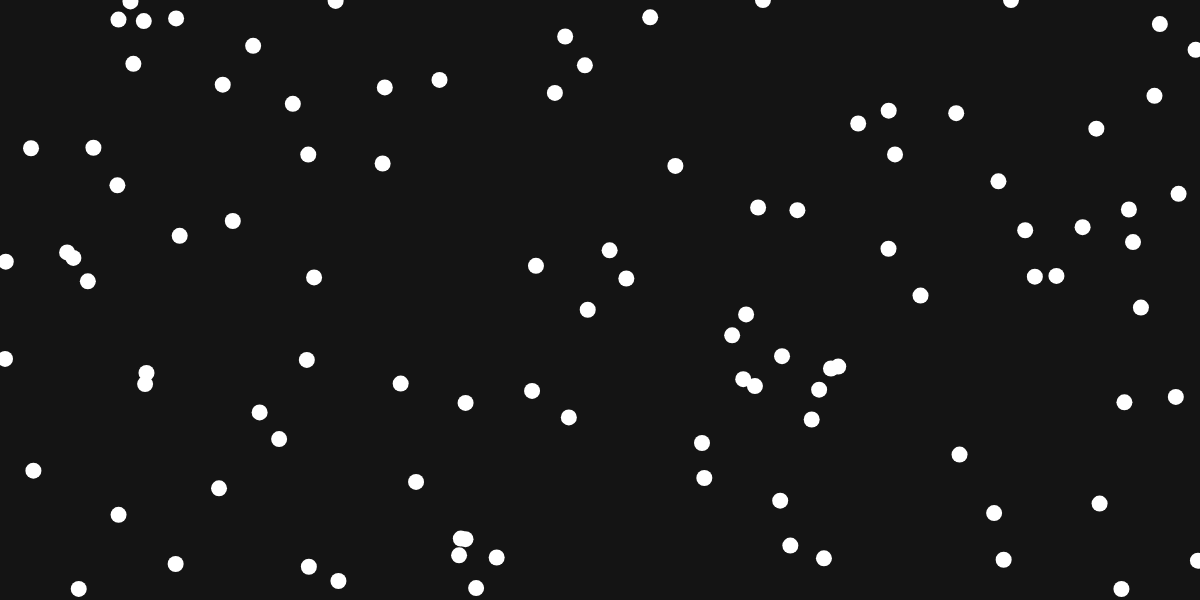
Frame 1 (no input)
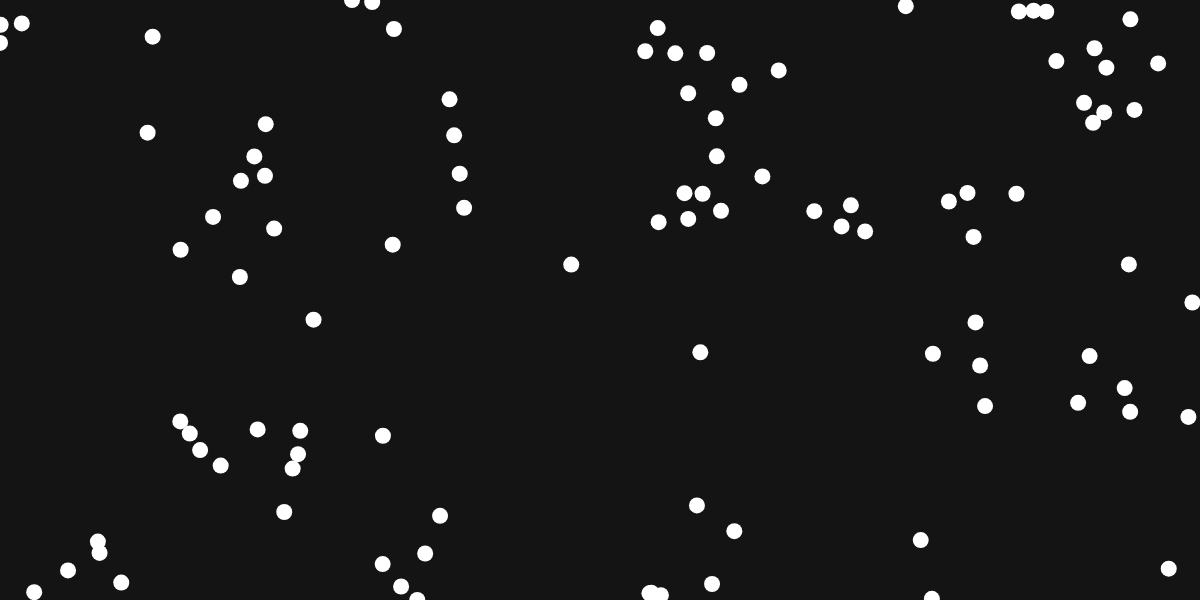
Frame 60 (no input)
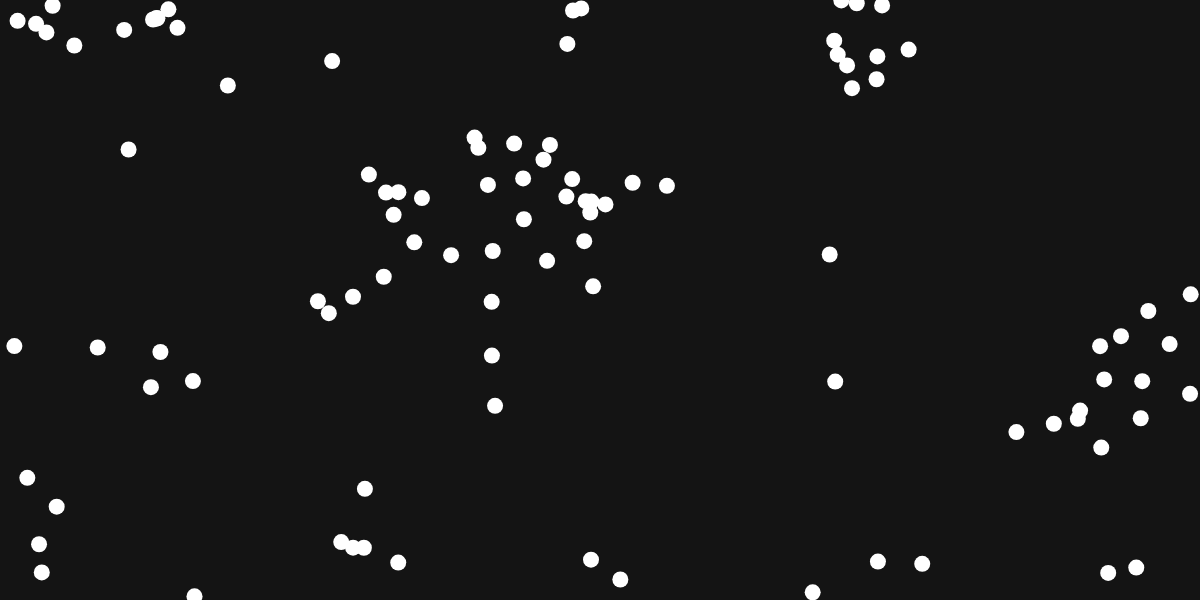
Frame 120 (the mouse pressed at the canvas centre since frame 60)

The p5.js sketch that drew these frames (run headless with seeded random() and noise() and a simulated clock; from frame 60 on, the mouse is pressed at the canvas centre):

// p5.js sketch
// ── sketch.js
const flock = [];

let alignSlider, cohesionSlider, separationSlider;
let alignPerceptionSlider, cohesionPerceptionSlider, separationPerceptionSlider;

function setup() {
  createCanvas(1200, 600);

  // Sliders for Force Strength
  createP('Alignment Strength');
  alignSlider = createSlider(0, 5, 1, 0.1);
  createP('Cohesion Strength');
  cohesionSlider = createSlider(0, 5, 1, 0.1);
  createP('Separation Strength');
  separationSlider = createSlider(0, 5, 1, 0.1);

  // Sliders for Perception Radius
  createP('Alignment Perception Radius');
  alignPerceptionSlider = createSlider(0, 100, 50, 1);
  createP('Cohesion Perception Radius');
  cohesionPerceptionSlider = createSlider(0, 100, 50, 1);
  createP('Separation Perception Radius');
  separationPerceptionSlider = createSlider(0, 100, 50, 1);

  for (let i = 0; i < 100; i++) {
    flock.push(new Boid());
  }
}

function draw() {
  background(20);

  for (let boid of flock) {
    boid.flocking(flock);
    boid.update();
    boid.edge();
    boid.show();
  }
}

// ── boid.js
class Boid {
    constructor() {
        this.position = createVector(random(width), random(height));
        this.velocity = p5.Vector.random2D();
        this.velocity.setMag(random(0.5, 1.5));
        this.acceleration = createVector();
        this.maxForce = 1;
        this.maxSpeed = 4;
    }

    align(boids) {
        let preceptionRadius = alignPerceptionSlider.value();
        let total = 0;
        let steering = createVector();

        for (let other of boids) {
            let d = dist(this.position.x, this.position.y, other.position.x, other.position.y);
            if (other != this && d < preceptionRadius) {
                steering.add(other.velocity);
                total++;
            }
        }

        if (total > 0) {
            steering.div(total);
            steering.setMag(this.maxSpeed);
            steering.sub(this.velocity);
            steering.limit(this.maxForce);

        }

        return steering;
    }

    cohesion(boids) {
        let preceptionRadius = cohesionPerceptionSlider.value();
        let total = 0;
        let steering = createVector();

        for (let other of boids) {
            let d = dist(this.position.x, this.position.y, other.position.x, other.position.y);
            if (other != this && d < preceptionRadius) {
                steering.add(other.position);
                total++;
            }
        }

        if (total > 0) {
            steering.div(total);
            steering.sub(this.position);
            steering.setMag(this.maxSpeed);
            steering.sub(this.velocity);
            steering.limit(this.maxForce);
        }

        return steering;
    }

    separation(boids) {
        let preceptionRadius = separationPerceptionSlider.value();
        let total = 0;
        let steering = createVector();

        for (let other of boids) {
            let d = dist(this.position.x, this.position.y, other.position.x, other.position.y);
            if (other != this && d < preceptionRadius) {
                let diff = p5.Vector.sub(this.position, other.position);
                diff.div(d);
                steering.add(diff);
                total++;
            }
        }

        if (total > 0) {
            steering.div(total);
            //steering.sub(this.position);
            steering.setMag(this.maxSpeed);
            steering.sub(this.velocity);
            steering.limit(this.maxForce);
        }

        return steering;
    }






    flocking(boids) {
        this.acceleration.mult(0);
        let alignment = this.align(boids);
        let cohesion = this.cohesion(boids);
        let separation = this.separation(boids);

        alignment.mult(alignSlider.value());
        cohesion.mult(cohesionSlider.value());
        separation.mult(separationSlider.value());

        this.acceleration.add(alignment);
        this.acceleration.add(cohesion);
        this.acceleration.add(separation);
    }

    update() {
        this.position.add(this.velocity);
        this.velocity.add(this.acceleration);
        this.velocity.limit(this.maxSpeed);
        this.acceleration.mult(0);
    }

    edge() {
        if (this.position.x > width) {
            this.position.x = 0;
        }
        else if (this.position.x < 0) {
            this.position.x = width;
        }
        if (this.position.y > height) {
            this.position.y = 0;
        }
        else if (this.position.y < 0) {
            this.position.y = height;
        }
    }

    show() {
        strokeWeight(16);
        stroke(255);
        point(this.position.x, this.position.y);
    }




}
